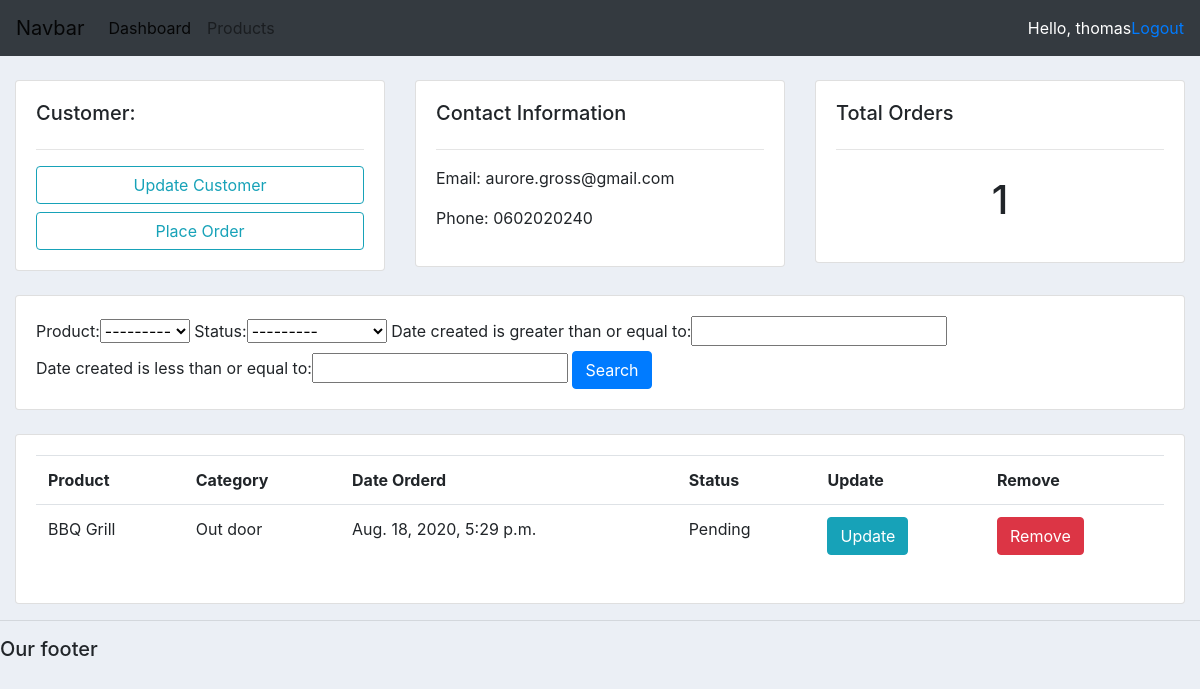
The page /customer/2/ (signed in) on the database its author committed.
### accounts/models.py (models this page shows, shortened)
class Customer(models.Model):
    name = models.CharField(max_length=200, null=True)
    phone = models.CharField(max_length=10, null=True)
    email = models.CharField(max_length=200, null=True)
    date_created = models.DateTimeField(auto_now_add=True, null=True)

class Order(models.Model):
    STATUS =(
        ('Pending', 'Pending'),
        ('Out for delivery', 'Out for delivery'),
        ('Delivered', 'Delivered'),
    )
    customer = models.ForeignKey(Customer, null= True, on_delete=models.SET_NULL)
    product = models.ForeignKey(Product, null=True, on_delete=models.SET_NULL)
    date_created = models.DateTimeField(auto_now_add=True, null=True)
    status = models.CharField(max_length=200, null=True, choices=STATUS)

class Product(models.Model):
    CATEGORY = (
        ('Indoor', 'Indoor'),
        ('Out door', 'Out door'),
    )
    name = models.CharField(max_length=200, null=True)
    price = models.FloatField(null=True)
    category = models.CharField(max_length=200, null=True, choices=CATEGORY)
    description = models.CharField(max_length=200, null=True, blank=True)
    date_created = models.DateTimeField(auto_now_add=True, null=True)
    tags = models.ManyToManyField(Tag)
    def __str__(self):
        return self.name

### accounts/views.py (the view)
# urls.py: path('customer/<str:pk>/', views.customer, name="customer"),
def customer(request, pk):
    customer = Customer.objects.get(id=pk)
    orders = customer.order_set.all()
    total_orders = orders.count()
    order_filter = OrderFilter(request.GET, queryset=orders)
    orders = order_filter.qs
    data = { 'customer': customer, 'total_orders': total_orders, 'orders': orders, 'order_filter': order_filter, }
    return render(request, 'accounts/customer.html', data)

### accounts/templates/accounts/customer.html
{% extends 'accounts/base.html' %}
{% block content %}
<br>
<div class="container-fluid">
    <div class="row">
        <div class="col">
            <div class="card card-body">
                <h5>Customer:</h5>
                <hr>
                <a class="btn btn-outline-info  btn-block" href="">Update Customer</a>
                <a class="btn btn-outline-info  btn-block" href="{% url 'create_order' customer.id %}">Place Order</a>
            </div>
        </div>
        <div class="col">
            <div class="card card-body">
                <h5>Contact Information</h5>
                <hr>
                <p>Email: {{customer.email}}</p>
                <p>Phone: {{customer.phone}}</p>
            </div>
        </div>
        <div class="col">
            <div class="card card-body">
                <h5>Total Orders</h5>
                <hr>
                <h1 style="text-align: center;padding: 10px">{{total_orders}}</h1>
            </div>
        </div>
    </div>
    <br>
    <div class="row">
        <div class="col">
            <div class="card card-body">
                <form method="get">
                    {{order_filter.form}}
                <button class="btn btn-primary" type="submit">Search</button>
            </form>
            </div>
        </div>
    </div>
    <br>
    <div class="row">
        <div class="col">
            <div class="card card-body">
                <table class="table ">
                    <tr>
                        <th>Product</th>
                        <th>Category</th>
                        <th>Date Orderd</th>
                        <th>Status</th>
                        <th>Update</th>
                        <th>Remove</th>
                    </tr>
                    {% for order in orders %}
                        <tr>
                            <td>{{order.product.name}}</td>
                            <td>{{order.product.category}}</td>
                            <td>{{order.date_created}}</td>
                            <td>{{order.status}}</td>
                            <td><a class="btn btn-info" href="{% url 'update_order' order.id %}">Update</a></td>
                            <td><a class="btn btn-danger" href="{% url 'delete_order' order.id %}">Remove</a></td>
                       </tr>
                    {% endfor %}
                </table>
            </div>
        </div>
    </div>
</div>
{% endblock %}

### accounts/templates/accounts/navbar.html (shortened to what this page needs)
<nav class="navbar navbar-expand-lg navbar-light bg-dark">
    <a class="navbar-brand" href="#">Navbar</a>
    <div class="collapse navbar-collapse" id="navbarNav">
        <ul class="navbar-nav">
            <li class="nav-item active">
                <a class="nav-link" href="{% url 'home' %}">Dashboard</a>
            </li>
            <li class="nav-item">
                <a class="nav-link" href="{% url 'products' %}">Products</a>
            </li>
        </ul>
    </div>
    <span class="text-white">Hello, {{request.user}}</span>
    <span><a href="{% url 'logout' %}">Logout</a></span>
</nav>

### static/css/main.css (style rules this page uses)
body { background-color: #ebeff5 }

### rows shown on the page
Customer: email "aurore.gross@gmail.com", phone "0602020240"
Order: product.name "BBQ Grill", product.category "Out door", date_created "Aug. 18, 2020, 5:29 p.m.", status "Pending"

### other values the page prints
{{ request.user }} "thomas"
{{ total_orders }} "1"
